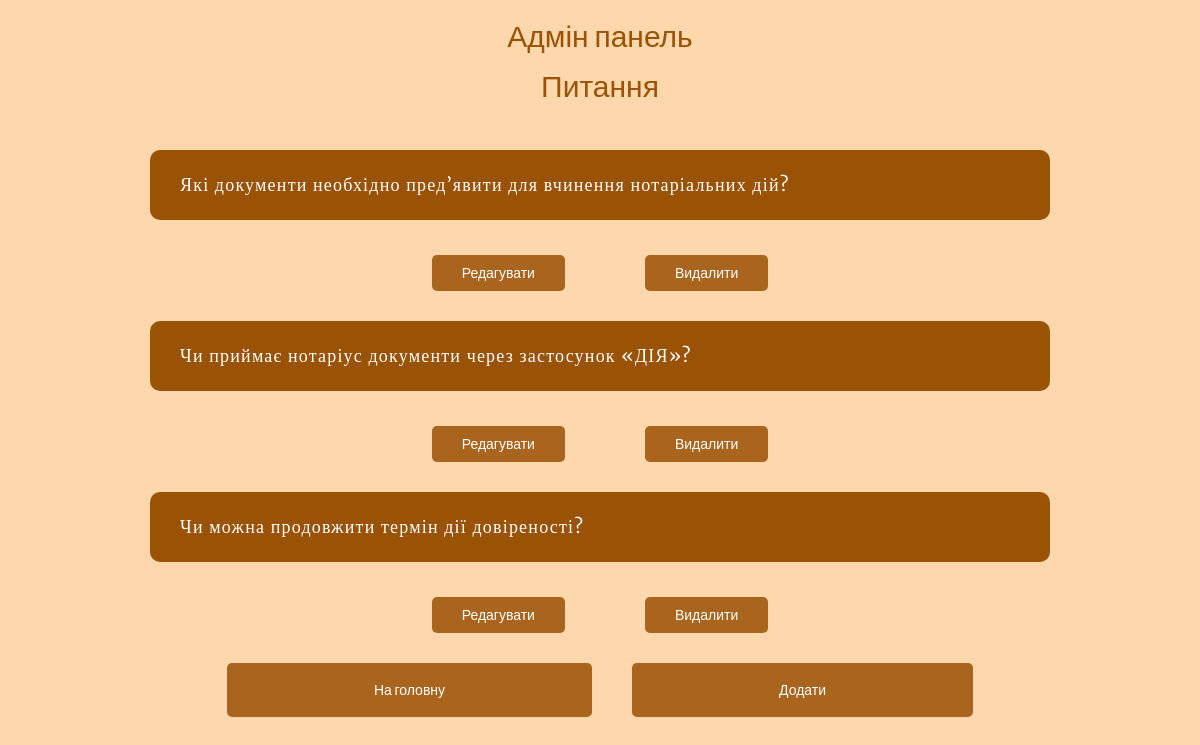
Page /adminServices/question.php on the committed database.
### tables this page shows
CREATE TABLE `questions` (
  `id_question` int NOT NULL,
  `title` text NOT NULL,
  `text` text NOT NULL
);

### adminServices/question.php (the view, shortened to what this page needs)
<!DOCTYPE html>
<html lang="ua">
<head>
	<link rel="stylesheet" href="../css/style.css">
	<link rel="stylesheet" href="../css/adminPanel.css">
	<link rel="stylesheet" href="../css/adaptiv.css">
</head>
<?php
require_once '../include/connect.php';
?>
<body>
	<div class="wrapper" style="background-color: #ffd7ac;">
		<header class="header">
			<div class="container">
				<div class="header__title">
					<h2>Адмін панель</h2>
				</div>
			</div>
		</header>
		<main class="main__question">
			<div class="container">
				<div class="main__title">
					<h2>Питання</h2>
				</div>
				<div class="questions__column">
					<?php
					$result = $mysql->query("SELECT * FROM questions");
					while ($row = $result->fetch_assoc()) {
					?>
						<div class="questions__item">
							<div class="questions__subtitle subtitle"><?php echo $row['title'] ?></div>
						</div>
						<div class="question__row">
							<form action="./questionView.php" method="POST">
								<button class="questions__button" name="red" value="<?php echo $row['id_question'] ?>">Редагувати</button>
							</form>
							<form action="./questionDelete.php" method="POST">
								<button class="questions__button" name="questionDelete" value="<?php echo $row['id_question'] ?>">Видалити</button>
							</form>
						</div>
					<?php
					}
					?>
					<div class="questions__btn">
						<a href="../adminPanel.php">
							<div class="questions__btn-back">На головну</div>
						</a>
						<a href="./questionAdd.php">
							<div class="questions__btn-back">Додати</div>
						</a>
					</div>
				</div>
			</div>
		</main>
	</div>
</body>
</html>

### css/style.css (style rules this page uses)
* { padding: 0; margin: 0; border: 0; }
*, *::before, *::after { -moz-box-sizing: border-box; -webkit-box-sizing: border-box; box-sizing: border-box; }
nav, footer, header, aside { display: block; }
html, body { height: 100%; width: 100%; font-size: 100%; line-height: 1; font-size: 14px; -ms-text-size-adjust: 100%; -moz-text-size-adjust: 100%; -webkit-text-size-adjust: 100%; }
input, button, textarea { font-size: inherit; }
button { cursor: pointer; }
a, a:visited { text-decoration: none; }
h1, h2, h3, h4, h5, h6 { font-size: inherit; font-weight: 400; }
body { font-family: 'Lato', sans-serif; font-weight: 400; height: 100%; }
.wrapper { min-height: 100%; display: flex; flex-direction: column; }
.header { margin-bottom: 10px; }
.container { max-width: 1240px; width: 100%; margin: 0 auto; }
.subtitle { font-size: 18px; }
.questions__subtitle { text-align: center; font-family: 'Merriweather'; letter-spacing: 1.2px; padding: 20px 50px 20px 0px; }
.questions__item { min-height: 70px; width: 100%; display: flex; flex-direction: column; align-items: start; justify-content: center; padding: 0px 10px 0px 30px; border-radius: 10px; cursor: pointer; margin-bottom: 15px; position: relative; background: #ffd7ac; }
.header__title { margin-top: 20px; font-size: 30px; text-align: center; color: #9A5205; }

### css/adminPanel.css (style rules this page uses)
.main__title { font-size: 30px; text-align: center; color: #9A5205; margin: 10px 0px 50px 0px; }
.questions__item { background-color: #9A5205; color: #fff; }
.questions__column { display: flex; flex-direction: column; align-items: center; }
.question__row { display: flex; justify-content: center; margin-bottom: 30px; }
.questions__button { flex: 0 1 33.333%; background-color: #9A5205d9; padding: 10px 30px; text-align: center; color: #fff; margin: 0px 40px; border-radius: 5px; transition: 0.3s all; cursor: pointer; }
.questions__btn-back, .services__button { text-align: center; display: inline-block; transition: 0.3s all; cursor: pointer; background-color: #9A5205d9; padding: 20px 147px; color: #fff; border-radius: 5px; margin: 0px 20px; }
button.questions__button { margin-top: 20px; }
.questions__btn { display: flex; justify-content: center; margin-bottom: 30px; }

### css/adaptiv.css (style rules this page uses)
@media (max-width: 1200px) { .container { max-width: 900px; flex-wrap: wrap; } }

### rows in the picture
questions: title "Які документи необхідно пред’явити для вчинення нотаріальних дій?", $row['id_question'] 1 (drawn)
questions: title "Чи приймає нотаріус документи через застосунок «ДІЯ»?", $row['id_question'] 2 (drawn)
questions: title "Чи можна продовжити термін дії довіреності?", $row['id_question'] 3 (drawn)
